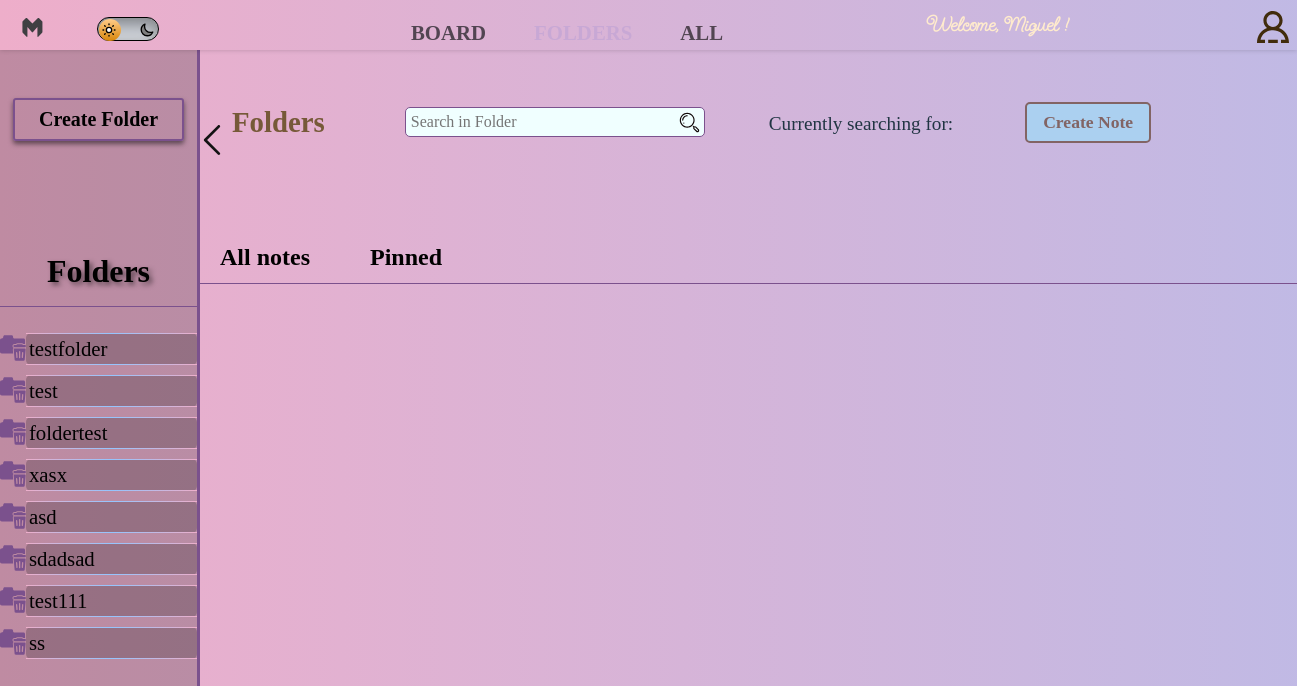
/folders (signed in), run on the app's committed database.
### firstapp/models.py (models this page shows)
class Folder(models.Model):
    user = models.ForeignKey(User, related_name='folders', on_delete=models.CASCADE)
    name = models.CharField(max_length=200, unique=True)
    created = models.DateTimeField(auto_now_add=True)
    def __str__(self):
        return self.name

### firstapp/views.py (the view)
# urls.py: path('folders',views.folders, name='folders'),
@login_required(login_url='accounts:login')
def folders(request):
    folders = request.user.folders.all()
    context = {'folders':folders}
    return render(request, 'firstapp/folders.html',context)

### firstapp/templates/firstapp/folders.html (shortened to what this page needs)
{% extends './home.html' %}
{% block content %}
    <div class="folders-board-container">
        <div class="folders-container">
            <button class="create-folder-button" onclick="openModal(document.querySelector('.create-folder-modal'))">Create Folder</button>
            <h2>Folders</h2>
            <div class="folder-board">
                {% for folder in folders %}
                <div class="folder-container" data-folder-id="{{folder.id}}">
                    <svg class="folder-delete" onclick="openDeleteFolderModal('{{folder.id}}','{{folder.name}}',document.querySelector('.delete-folder-modal'),this)" version="1.1" id="Capa_1" xmlns="http://www.w3.org/2000/svg" xmlns:xlink="http://www.w3.org/1999/xlink"
                        viewBox="0 0 481.697 481.697" xml:space="preserve">
                        <g>
                            <path d="M256.641,239.374c-14.043-5.188-24.129-18.598-24.129-34.422c0-20.301,16.5-36.801,36.801-36.801h25.5
                                c6.477-9.172,17.18-15.051,28.855-15.051h83.012c11.68,0,22.379,5.879,28.871,15.051h25.5c1.387,0,2.711,0.254,4.066,0.41v-8.117
                                v-0.016V92.311c0-14.891-12.055-26.965-26.949-26.965H273.535c-17.051,0-30.859-13.82-30.859-30.859v-2.852
                                c0-14.895-12.07-26.965-26.98-26.965H87.609c-14.859,0-26.949,12.07-26.949,26.965v6.761c0,14.885-12.066,26.95-26.95,26.95h-6.761
                                C12.055,65.347,0,77.421,0,92.311V308.39c0,17.902,14.5,32.402,32.371,32.402h71.094h34.563h106.855l-6.035-67.832
                                c-0.836-9.836,2.488-19.641,9.172-26.969C250.527,243.28,253.488,241.171,256.641,239.374z"/>
                            <path d="M456.309,250.692H274.071c-5.39,0-10.528,2.27-14.184,6.24c-3.625,3.973-5.423,9.3-4.966,14.657l16.706,187.926
                                c0.867,9.914,9.173,17.511,19.118,17.511h148.871c9.945,0,18.235-7.597,19.133-17.511l16.675-187.926
                                c0.489-5.357-1.323-10.684-4.965-14.657C466.836,252.962,461.683,250.692,456.309,250.692z M316.357,426.861
                                c-0.331,0.016-0.631,0.03-0.93,0.03c-6.273,0-11.584-4.838-12.041-11.189l-6.525-85.736c-0.505-6.651,4.475-12.467,11.159-12.971
                                c0.315-0.032,0.629-0.032,0.945-0.032c6.271,0,11.552,4.838,12.025,11.19l6.492,85.72
                                C328.004,420.541,323.007,426.356,316.357,426.861z M377.081,420.32c0,6.683-5.423,12.088-12.088,12.088
                                c-6.683,0-12.104-5.405-12.104-12.088V307.413c0-6.682,5.422-12.103,12.104-12.103c6.665,0,12.088,5.422,12.088,12.103V420.32z
                                    M426.994,415.703c-0.488,6.351-5.784,11.189-12.057,11.189c-0.314,0-0.615-0.015-0.93-0.03
                                c-6.668-0.505-11.647-6.32-11.145-12.987l6.495-85.72c0.473-6.336,5.784-11.19,12.024-11.19c0.331,0,0.646,0,0.977,0.032
                                c6.652,0.504,11.631,6.319,11.127,12.971L426.994,415.703z"/>
                            <path d="M461.051,184.294h-35.648c-1.893-8.59-9.552-15.052-18.723-15.052h-83.012c-9.173,0-16.815,6.462-18.707,15.052h-35.65
                                c-11.426,0-20.66,9.252-20.66,20.662c0,11.41,9.234,20.662,20.66,20.662h191.74c11.41,0,20.646-9.252,20.646-20.662
                                C481.697,193.546,472.461,184.294,461.051,184.294z"/>
                        </g>
                    </svg>
                    <a class="folder-link" onclick="openFolder(`{{folder.id}}`)" data-folder-id="{{ folder.id }}">{{ folder.name }}</a>
                </div>
                {% endfor %}
            </div>
        </div>
        <div class="details-board-container">
            <div class="folder-details-container">
                <form class="search-folder" action="" method="post" autocomplete="off">
                    <div class="folder-name-search">
                        <h2 class="folder-name">Folders</h2>
                        <input
                            class="folder-search-input"
                            type="text"
                            name="search-folder"
                            id="search"
                            placeholder="Search in Folder"
                        >
                        <button type="submit" class='hidden-button''>
                        </button>
                    </div>
                </form>
                <p class="currently-searching-folder">Currently searching for: </p>
                <button type="button" onclick='openNote()' class="create-note-button-folder">
                    Create Note
                </button>
            </div>
            <div class="folder-notes-board">
                <div class="folder-notes-header">
                    <h2 onclick="switchFolderNotes(1)">All notes</h2>
                    <h2 onclick="switchFolderNotes(2)">Pinned</h2>
                </div>
            </div>
        </div>
    </div>
{% endblock %}

### firstapp/templates/firstapp/navbar.html (shortened to what this page needs)
<nav class="navbar">
    <div class="first-nav-container">
        <a href="#"></a>
        <label class='dark-mode' for="dark-mode">
        </label>
    </div>
    <div class="menu-container">
        <a class='menu-links' href="{% url '' %}">BOARD</a>
        <a class='menu-links' href="{% url 'folders' %}">FOLDERS</a>
        <a class='menu-links' href="{% url 'all_search' %}">ALL</a>
    </div>
    <div class="greeting">
        <p>Welcome, {{user.username}} !</p>
    </div>
    <div class="profile-container">
    </div>
</nav>

### static/styles/dashboard.css (style rules this page uses)
.search-icon { height: 2rem; width: 2rem; fill: #100808; cursor: pointer; transition: 250ms; position:absolute; bottom:3px; right:-40px; }

### static/styles/navbar.css (style rules this page uses)
:root { --white-color: rgb(198, 203, 211); --blue-color: rgb(74, 131, 142); --brown-color: rgb(156, 130, 91); --dark-brown-color: rgb(65, 44, 13); --black-color: rgb(0, 0, 0); --lilac-color: rgb(200, 168, 213); --dark-lilac-color: rgb(123, 81, 141); --background-gradient-light: linear-gradient(90deg, rgba(238,174,202,1) 0%, rgba(147,197,255,1) 50%, rgba(238,174,202,1) 100%);; --background-gradient-dark: linear-gradient(90deg, rgba(14,5,19,1) 0%, rgba(32,10,47,1) 30%, rgba(44,0,71,1) 50%, rgba(36,11,51,1) 70%, rgba(5,1,6,1) 100%); }
* { box-sizing: border-box; }
body { margin: 0; height: auto; background-image: var(--background-gradient-light); background-size:400%; background-position: left; overflow-y:scroll; overflow-x: hidden; animation: background-gradient 20s ease infinite alternate; }
.navbar { position: sticky; width: 100%; height: 50px; background: transparent; display: flex; justify-content: space-between; align-items: center; box-shadow: 0 0 5px 0 rgba(0, 0, 0, 0.2); z-index: 2; }
.first-nav-container { display: flex; align-items: center; height: 100%; }
.logo { height:3vh; width:5vw; margin-right: 2em; margin-top: 0.5rem; transition: 250ms; fill: rgb(63, 63, 66); }
.dark-mode { height: 48%; width:62px; border: 1px solid black; border-radius: 30px; background-color: var(--white-color); position: relative; cursor: pointer; margin-right: 2em; margin-top: 0.5rem; transition: 250ms; box-shadow: inset 0 5px 15px 0 rgba(0, 0, 0, 0.4), inset 0px -5px 15px rgba(255, 255, 255, 0.4); display: block; }
.dark-mode::after { content: ""; position: absolute; width: 1.4rem; height: 1.4rem; border-radius: 50%; background: linear-gradient(180deg, #ffcc89 0%, #d8860b 100%); top: 1px; left: 1px; transition: 250ms; }
.dark-mode svg { position: absolute; width: 1rem; height: 1rem; z-index: 1; }
.dark-mode svg.sun { left:5%; top:17%; fill:#fff; transition: 0.3s; }
.dark-mode svg.moon { left:69%; top:16%; fill:#7e7e7e; transition: 0.3s; stroke:none; }
.menu-container { position: absolute; display:flex; flex-direction:column; top: 50px; width:100%; overflow: hidden; max-height: 0; transition: max-height 800ms ease-in-out; background-color: rgb(139, 72, 149); box-shadow: 0px 0px 10px 0 rgba(0, 0, 0, 0.5); color: var(--dark-brown-color); font-weight: 700; z-index: 1000; }
.menu-links { text-align: center; transition: 250ms; cursor: pointer; width:100%; margin: 1rem; text-decoration: none; }
.menu-links:hover, .menu-links.active { color: var(--lilac-color); }
.menu-container:not(.opened) { transition: max-height 800ms ease-in-out; }
.greeting { display:none; font-size:20px; font-weight:800; color:blanchedalmond; font-family: 'flowers'; }
@media only screen and (min-width: 850px) { .greeting { display:inline-block; } }
@media only screen and (min-width: 700px) { .menu-container { position: relative; top:0; display:flex; width: auto; overflow: revert; flex-direction: row; align-items: center; background-color: transparent; } }
@media only screen and (min-width: 700px) { .menu-links { position: relative; width:auto; border: 0; margin-top:2rem; margin-left: 2rem; margin-right:1rem; color: rgb(82, 69, 82); font-weight: 700; font-size:1.3rem; background-image: linear-gradient(90deg, rgb(211, 136, 214),rgb(246, 28, 228)); background-size: 0% 3px; background-repeat: no-repeat; background-position: left bottom; background-color: transparent; transition: 250ms; cursor: pointer; } }
.profile-icon { margin-right: .5em; margin-top: .5rem; transition: 250ms; fill: var(--dark-brown-color); width:2rem; height:2rem; }

### data on the page
Folder: name "testfolder"
Folder: name "test"
Folder: name "foldertest"
Folder: name "xasx"
Folder: name "asd"
Folder: name "sdadsad"
Folder: name "test111"
Folder: name "ss"

### other printed values
{{ user.username }} "Miguel"
